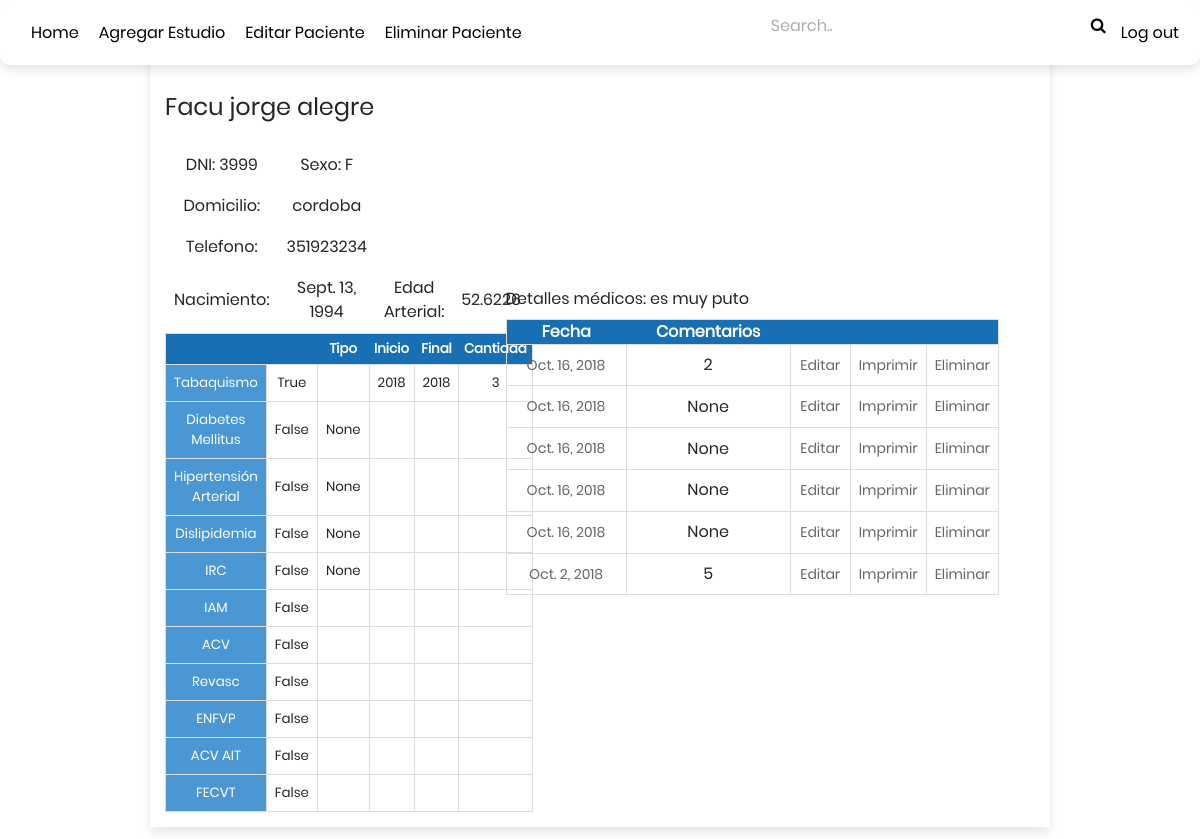
The app's page /pacient/3999 (signed in), older data.
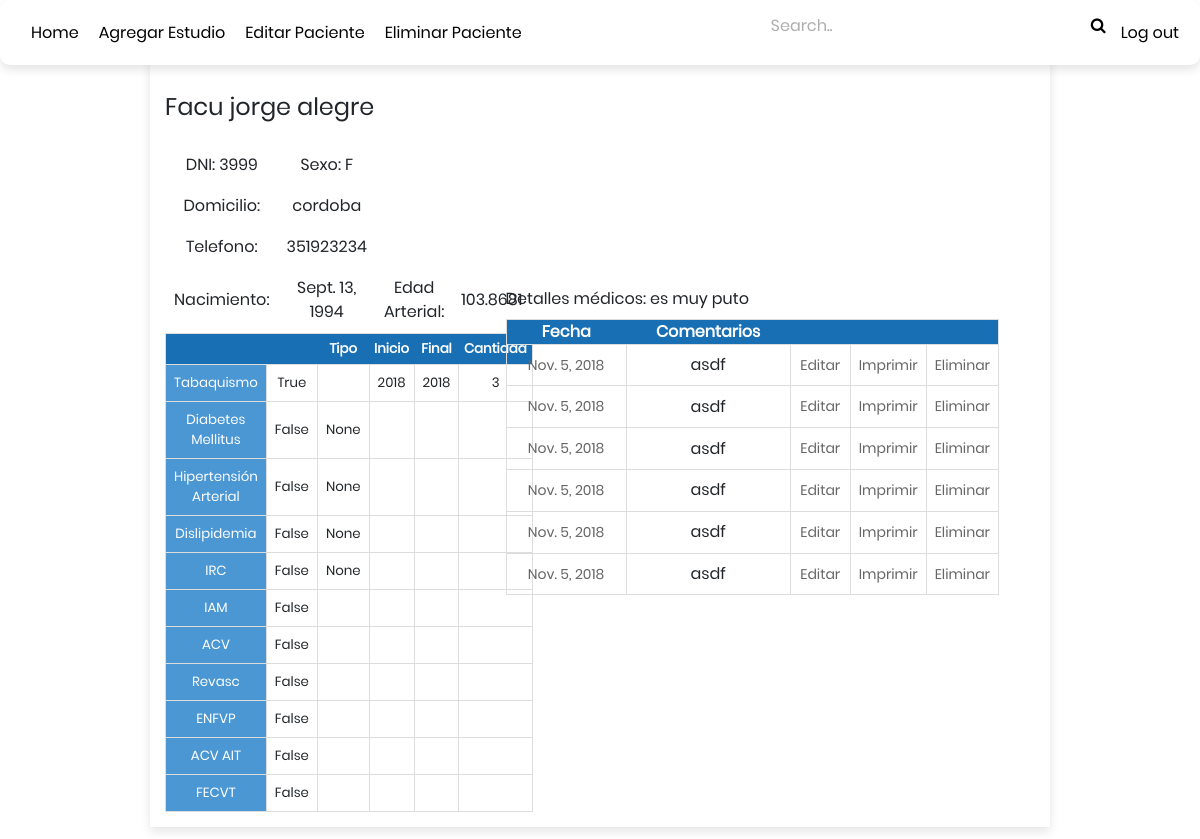
The same page, newer data.
### nonrisk/models.py (models this page shows, shortened)
class Pacient(models.Model):
    id = models.IntegerField(primary_key=True) #DNI
    MALE = 'M'
    FEMALE = 'F'
    SEX_OPTIONS = ((MALE, 'Male'), (FEMALE, 'Female'))
    name = models.CharField(max_length=50, null=False, blank=False)
    name_second = models.CharField(max_length=50, null=True, blank=True)
    name_last = models.CharField(max_length=50, null=False, blank=False)
    sex = models.CharField(max_length=1, choices=SEX_OPTIONS)
    address = models.CharField(max_length=175, null=False, blank=False)
    phone = models.IntegerField()
    date_of_birth = models.DateField()
    medical_details = models.CharField(max_length=300)
    WHITE = 'W'
    BLACK = 'B'
    RACE_OPTIONS = ((WHITE, 'white'), (BLACK, 'black'))
    race = models.CharField(max_length=1, choices=RACE_OPTIONS, null=False, blank=False)
    arterial_age = models.FloatField(null=True, blank=True)
    smoke = models.BooleanField()
    smoke_quantity = models.IntegerField(null=True, blank=True)
    smoke_duration = models.DateField(null=True, blank=True)
    smoke_quit = models.DateField(null=True, blank=True)
    diabetes = models.BooleanField()
    diabetes_type = models.IntegerField(null=True, blank=True)
    diabetes_date = models.DateField(null=True, blank=True)
    PRIMARY = 'Primaria'
    SECONDARY = 'Secundaria'
    HYPER_OPTIONS = ((PRIMARY, 'Primaria'),(SECONDARY, 'Secundaria'))
    hyper = models.BooleanField()
    hyper_type = models.CharField(null=True, max_length=10,choices=HYPER_OPTIONS, blank=True)
    hyper_date = models.DateField(null=True, blank=True)
    I = 'I'
    IIA = 'IIa'
    IIB = 'IIb'
    III = 'III'
    IV = 'IV'
    V = 'V'
    DISLIPIDEMIA_OPTIONS = ((I,'I'),(IIA, 'IIa'),(IIB,'IIb'),(III,'III'),
        (IV, 'IV'),(V,'V'))
    dislipidemia = models.BooleanField()
    dislipidemia_type = models.CharField(null=True, max_length=10,
                                         choices=DISLIPIDEMIA_OPTIONS, blank=True)
    dislipidemia_date = models.DateField(null=True, blank=True)
    G1 ='G1'
    G2 ='G2'
    G3A='G3a'
    G3B='G3b'
    G4 ='G4'
    G5 ='G5'
    IRC_OPTIONS = ((G1,'G1'),(G2,'G2'),(G3A,'G3a'),(G3B,'G3b'),(G4,'G4'),(G5,'G5'))
    irc = models.BooleanField()
    irc_type = models.CharField(null=True,blank=True, choices=IRC_OPTIONS, max_length=3)
    iam = models.BooleanField()
    acv = models.BooleanField()
    revasc = models.BooleanField()
    enfvp = models.BooleanField()
    acv_ait= models.BooleanField()
    fecvt = models.BooleanField()

class Studies(models.Model):
    pacient = models.ForeignKey(Pacient, on_delete=models.CASCADE)
    id = models.AutoField(primary_key=True)
    date = models.DateField()
    doctor = models.CharField(max_length=300, blank=True, null=True)
    weight = models.IntegerField() #in kg
    height  = models.IntegerField() #in cm
    tas = models.IntegerField()
    tad = models.IntegerField()
    pulse = models.IntegerField()
    chol_level = models.IntegerField(null=True,blank=True) #Chol Level
    hdl_level = models.IntegerField(null=True,blank=True)  #TRI Level
    ldl_level = models.IntegerField(null=True,blank=True)  #HDL Level
    tri_level = models.IntegerField(null=True,blank=True)  #LDL Level
    glucemia  = models.IntegerField()
    hba1c = models.IntegerField()
    ac_uric = models.IntegerField()
    creat = models.IntegerField()
    tsh = models.IntegerField()
    pcr = models.IntegerField()
    renal_filter = models.FloatField(null=True,blank=True)
    comments = models.CharField(max_length=300, null=True, blank=True)
    photo = models.ImageField('Studies photo',upload_to = '', null=True, blank=True)
    graphic = models.ImageField('Graphic photo', upload_to = '', null = True, blank=True)

### nonrisk/views.py (the view)
# urls.py: path('pacient/<int:pacient_id>', views.pacient_view, name='pacient_view'),
@login_required
def pacient_view(request,pacient_id):
    try:
        pacient = Pacient.objects.filter(id=pacient_id).values()[:1].get()
        studies_list = Studies.objects.filter(pacient_id = pacient_id) #List of pacient's studies
        context = {'pacient':pacient, 'studies_list':studies_list,}
    except Pacient.DoesNotExist:
        raise Http404("Pacient does not exist")
    return render(request, 'pacient.html', context)

### nonrisk/templates/pacient.html (shortened to what the changed rows need)
{% extends 'navbar_2.html' %}
{% block content %}
{% load static %}
<div class="container-list">
  <body>
  <div class='box-35'>
    <br>
    <h4>
    {{pacient.name}} {{pacient.name_second}} {{pacient.name_last}}
    </h4>
    <br>
    <table>
      <tr style='border-color:white;'>
        <td style='border-color:white;'>DNI: {{pacient.id}}</td>
        <td style='border-color:white;'>Sexo: {{pacient.sex}}</td>
      </tr>
      <tr style='border-color:white;'>
        <td style='border-color:white;'>Domicilio:</td>
        <td style='border-color:white;'>{{pacient.address}}</td>
      </tr>
      <tr style='border-color:white;'>
        <td style='border-color:white;'>Telefono:</td>
        <td style='border-color:white;'>{{pacient.phone}}</td>
      </tr>
      <tr style='border-color:white;'>
        <td style='border-color:white;'>Nacimiento:</td>
        <td style='border-color:white;'>{{pacient.date_of_birth}}</td>
        <td style='border-color:white;'>Edad Arterial:</td>
        <td style='border-color:white;'>{{pacient.arterial_age}}</td>
      </tr>
    </table>
    <table style='padding:30px; font-size: smaller;'>
      <tr>
        <th style='padding:5px;'></th>
        <th style='padding:5px;'></th>
        <th style='padding:5px;'>Tipo</th>
        <th style='padding:5px;'>Inicio</th>
        <th style='padding:5px;'>Final</th>
        <th style='padding:5px;'>Cantidad</th>
      </tr>
      <tr>
        <td style="background: #4A97D4; color:white;">Tabaquismo</td>
        <td>{{pacient.smoke}}</tb>
        <td> </td>
        <td>{{pacient.smoke_duration|date:"Y"}}</tb>
        <td>{{pacient.smoke_quit|date:"Y"}}</tb>
        <td>{{pacient.smoke_quantity}}</td>
      </tr>
      <tr>
        <td style="background: #4A97D4; color:white;">Diabetes Mellitus</tb>
        <td>{{pacient.diabetes}}</tb>
        <td>{{pacient.diabetes_type}}</tb>
        <td>{{pacient.diebetes_date|date:"Y"}}</tb>
      <tr>
        <td style="background: #4A97D4; color:white;">Hipertensión Arterial</td>
        <td>{{pacient.hyper}}</td>
        <td>{{pacient.hyper_type}}</td>
        <td>{{pacient.hyper_date|date:"Y"}}</td>
        <td></td>
        <td></td>
      </tr>
          <tr>
        <td style="background: #4A97D4; color:white;">Dislipidemia</td>
        <td>{{pacient.dislipidemia}}</td>
        <td>{{pacient.dislipidemia_type}}</td>
        <td>{{pacient.dislipidemia_date|date:"Y"}}</td>
        <td></td>
        <td></td>
      </tr>
      <tr>
        <td style="background: #4A97D4; color:white;">IRC</td>
        <td>{{pacient.irc}}</td>
        <td>{{pacient.irc_type}}</td>
        <td>{{pacient.irc_date|date:"Y"}}</td>
        <td></td>
        <td></td>
      </tr>
      <tr>
        <td style="background: #4A97D4; color:white;">IAM</td>
        <td>{{pacient.iam}}</td>
        <td></td>
        <td></td>
        <td></td>
        <td></td>
      </tr>
      <tr>
        <td style="background: #4A97D4; color:white;">ACV</td>
        <td>{{pacient.acv}}</td>
        <td></td>
        <td></td>
        <td></td>
        <td></td>
      </tr>
      <tr>
        <td style="background: #4A97D4; color:white;">Revasc</td>
        <td>{{pacient.revasc}}</td>
        <td></td>
        <td></td>
        <td></td>
        <td></td>
      </tr>
      <tr>
        <td style="background: #4A97D4; color:white;">ENFVP</td>
        <td>{{pacient.enfvp}}</td>
        <td></td>
        <td></td>
        <td></td>
        <td></td>
      </tr>
      <tr>
        <td style="background: #4A97D4; color:white;">ACV AIT</td>
        <td>{{pacient.acv_ait}}</td>
        <td></td>
        <td></td>
        <td></td>
        <td></td>
      </tr>
      <tr>
        <td style="background: #4A97D4; color:white;">FECVT</td>
        <td>{{pacient.fecvt}}</td>
        <td></td>
        <td></td>
        <td></td>
        <td></td>
      </tr>
    </table>
  </div>
  <div class='box-65'>
  <label>Detalles médicos: </label> {{pacient.medical_details}}<br>
    {% if studies_list %}
      <table style="width:100%; top: 0;">
        <tr>
          <th>Fecha</th>
          <th>Comentarios</th>
          <th></th>
          <th></th>
          <th></th>
        </tr>
    {% for studies in studies_list %}
      <tr>
        <td style='width: 120px;'>
          <a class=" "href="/pacient/{{pacient.id}}/{{studies.id}}"> {{studies.date}}</a>
        </td>
        <td>{{studies.comments}}</td>
        <td style="width: 60px;"><div class="hover-edit"><a href="/pacient/{{pacient.id}}/{{studies.id}}/edit"> Editar</a></div></td>
        <td style="width: 60px;"><div class="hover-edit"><a href="{% url 'export_pdf' pacient.id studies.id%}">Imprimir</a></div></td>
        <td style="width: 60px;"><div class="hover-delete"><a href="/pacient/{{pacient.id}}/{{studies.id}}/delete">Eliminar</a></div></td>
      </tr>
    {% endfor %}
      </table>
    {% else %}
      <p style="display:center;">No hay estudios.</p>
    {% endif %}
  </div>
  </body>
</div>
{% endblock %}

Row changes from the older to the newer data that the page shows:
removed Studies: date "Oct. 16, 2018", comments "2"
removed Studies: date "Oct. 16, 2018", comments "None"
removed Studies: date "Oct. 16, 2018", comments "None"
removed Studies: date "Oct. 16, 2018", comments "None"
removed Studies: date "Oct. 16, 2018", comments "None"
removed Studies: date "Oct. 2, 2018", comments "5"
changed Pacient "Facu": arterial_age "52.6226" → "103.8681"
added Studies: date "Nov. 5, 2018", comments "asdf"
added Studies: date "Nov. 5, 2018", comments "asdf"
added Studies: date "Nov. 5, 2018", comments "asdf"
added Studies: date "Nov. 5, 2018", comments "asdf"
added Studies: date "Nov. 5, 2018", comments "asdf"
added Studies: date "Nov. 5, 2018", comments "asdf"
